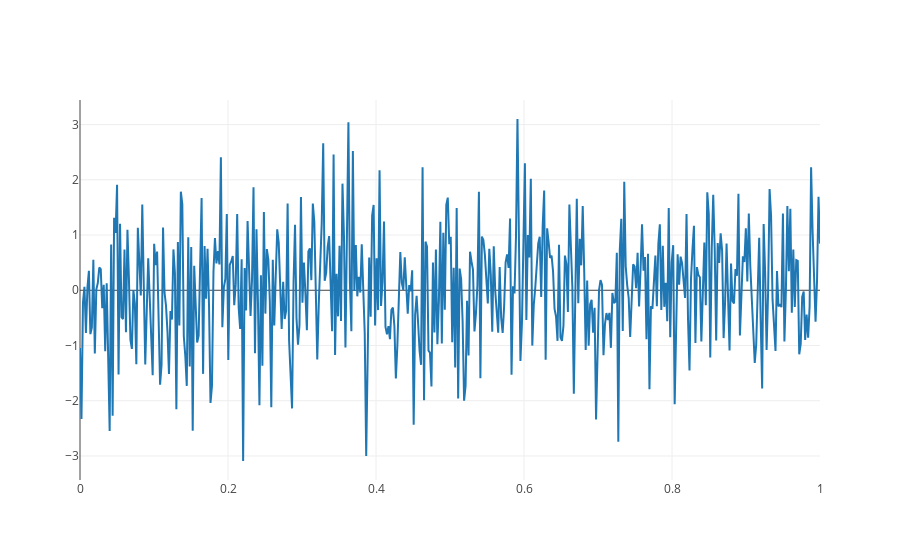

Notebook source saved alongside this figure:
### Code cell
# example plot of time series

# Create random data with numpy
import numpy as np

N = 500
random_x = np.linspace(0, 1, N)
random_y = np.random.randn(N)

# Create a trace
trace = go.Scatter(
    x = random_x,
    y = random_y
)

data = [trace]

plotly.offline.iplot(data, filename='basic-line')

### Figure 1 — Plotly figure (JSON) as saved in the notebook; plotly's stock layout.template omitted (floating-point values rounded to 4 significant figures; data arrays with more than 128 entries replaced by an {"elided": "..."} marker saying what was removed)
{"data": [{"type": "scatter", "x": {"elided": "500 float values"}, "y": {"elided": "500 float values"}}], "layout": {}}
